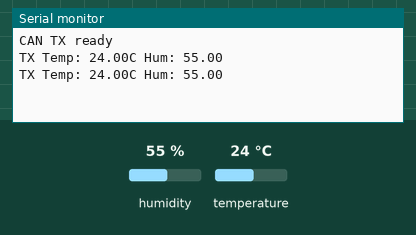
Simulated run of this sketch. Board: Arduino Uno, built with avr-gcc and run on an emulated ATmega328P. Parts: the last lines printed to the serial monitor. The test bench sets the inputs (shaded band); at power-on: humidity 55 %, temperature 24 °C.

Above: at 2.8 s.
2.9 s: humidity set to 22 %
At 5.3 s:
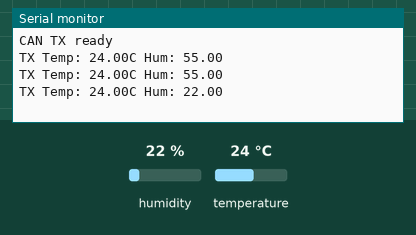
5.6 s: temperature set to 12 °C
At 6.7 s:
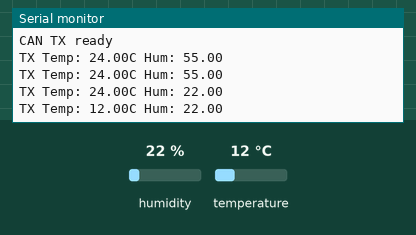
8.3 s: humidity set to 40 %
At 11.5 s:
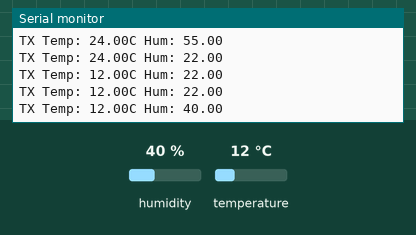
Timing chart, 0 to 13.0 s (numbered marks = the images above; inputs shaded):
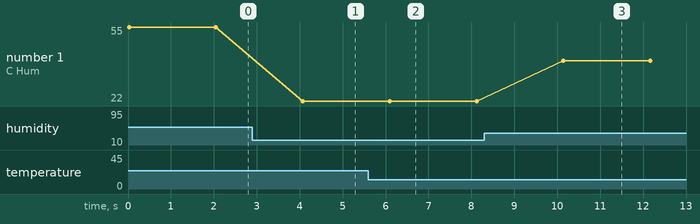

The sketch:

Transmitter.ino
```cpp
#include <SPI.h>
#include <mcp_can.h>
#include <DHT.h>

#define CAN_CS 10
#define DHT_PIN 4
#define DHTTYPE DHT11  // or DHT22

MCP_CAN CAN(CAN_CS);
DHT dht(DHT_PIN, DHTTYPE);

void setup() {
  Serial.begin(115200);
  dht.begin();

  // Initialize CAN bus
  while (CAN_OK != CAN.begin(MCP_ANY, CAN_250KBPS, MCP_8MHZ)) {
    Serial.println("CAN init fail, retry...");
    delay(500);
  }
  CAN.setMode(MCP_NORMAL);
  Serial.println("CAN TX ready");
}

void loop() {
  float temp = dht.readTemperature();
  float humidity = dht.readHumidity();

  if (isnan(temp) || isnan(humidity)) {
    Serial.println("Failed to read DHT!");
    delay(2000);
    return;
  }

  // Convert to 0.1 precision
  int temp10 = (int)(temp * 10);     // e.g., 31.7 -> 317
  int hum10  = (int)(humidity * 10); // e.g., 63.2 -> 632

  // Prepare 4-byte CAN message
  byte data[4];
  data[0] = highByte(temp10);
  data[1] = lowByte(temp10);
  data[2] = highByte(hum10);
  data[3] = lowByte(hum10);

  byte status = CAN.sendMsgBuf(0x123, 0, 4, data);
  if (status == CAN_OK) {
    Serial.print("TX Temp: "); Serial.print(temp);
    Serial.print("C Hum: "); Serial.println(humidity);
  } else {
    Serial.println("TX failed");
  }

  delay(2000); // DHT11 safe interval
}
```

Measured:
- after the input at 2.9 s, the serial monitor: prints a new line after 1.2 s (image 1)
- after the input at 5.6 s, the serial monitor: prints a new line after 0.50 s (image 2)
- after the input at 8.3 s, the serial monitor: prints a new line after 1.8 s (image 3)
- plotted number 1: 55 → 22 after the input at 2.9 s, 22 → 40 after the input at 8.3 s
